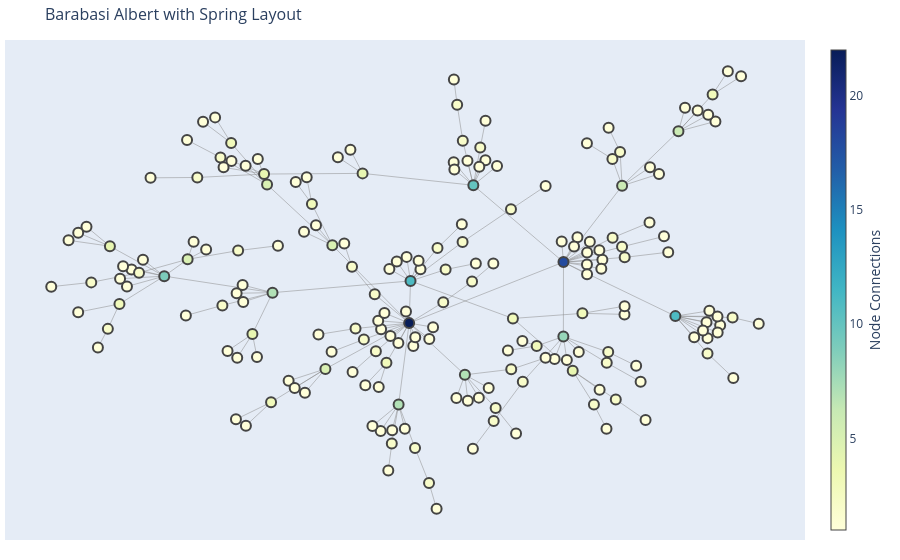

Notebook source saved alongside this figure:
### Code cell
n_trace_sp, e_trace_sp = create_graph_traces(G, 'pos_sp')
color_nodes_by_degree(G, n_trace_sp)
create_network_graph(n_trace_sp, e_trace_sp, title='Barabasi Albert with Spring Layout')

### Figure 1 — Plotly figure (JSON) as saved in the notebook; plotly's stock layout.template omitted (floating-point values rounded to 4 significant figures; data arrays with more than 128 entries replaced by an {"elided": "..."} marker saying what was removed)
{"data": [{"hoverinfo": "none", "line": {"color": "#888", "width": 0.5}, "mode": "lines", "type": "scatter", "x": {"elided": "597 float values"}, "y": {"elided": "597 float values"}}, {"hoverinfo": "text", "marker": {"color": {"elided": "200 int values"}, "colorbar": {"thickness": 15, "title": {"side": "right", "text": "Node Connections"}, "xanchor": "left"}, "colorscale": [[0, "rgb(8,29,88)"], [0.125, "rgb(37,52,148)"], [0.25, "rgb(34,94,168)"], [0.375, "rgb(29,145,192)"], [0.5, "rgb(65,182,196)"], [0.625, "rgb(127,205,187)"], [0.75, "rgb(199,233,180)"], [0.875, "rgb(237,248,177)"], [1, "rgb(255,255,217)"]], "line": {"width": 2}, "reversescale": true, "showscale": true, "size": 10}, "mode": "markers", "text": {"elided": "200 str values"}, "type": "scatter", "x": {"elided": "200 float values"}, "y": {"elided": "200 float values"}}], "layout": {"annotations": [{"showarrow": false, "text": "", "x": 0.005, "xref": "paper", "y": -0.002, "yref": "paper"}], "hovermode": "closest", "margin": {"b": 20, "l": 5, "r": 5, "t": 40}, "showlegend": false, "title": {"font": {"size": 16}, "text": "Barabasi Albert with Spring Layout"}, "xaxis": {"showgrid": false, "showticklabels": false, "zeroline": false}, "yaxis": {"showgrid": false, "showticklabels": false, "zeroline": false}}}
